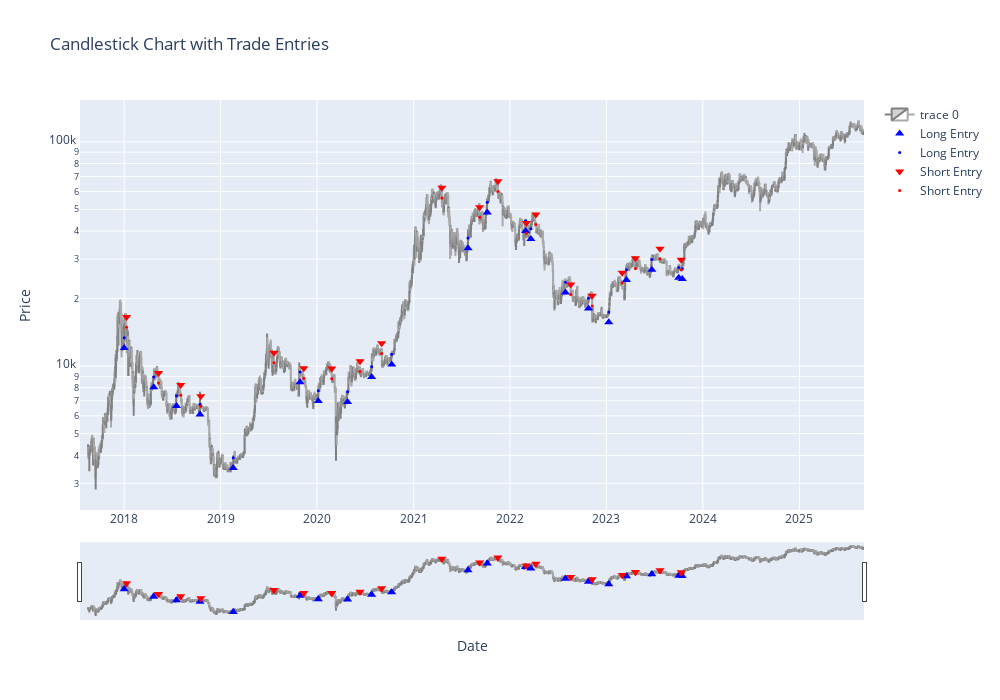

This figure's notebook cell:
### Code cell
# Produce Trades and Equity Data (for plots)
tradesBTC1_IS = op.backtest(dataBTC, indicator_names, long_filters, short_filters, paramsBTC1, mode, 'tradesDF', backtest_startdate, backtest_enddate)
equityBTC1_IS = op.backtest(dataBTC, indicator_names, long_filters, short_filters, paramsBTC1, mode, 'equityDF', backtest_startdate,backtest_enddate)

# Plot Candlestick Chart for Trade Visualisation
plot.candleChart(dataBTC, tradesBTC1_IS, mode)
